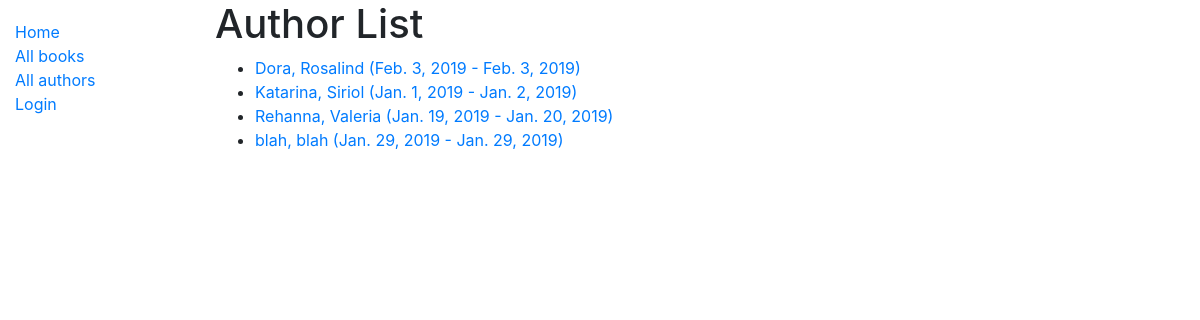
Screenshot of /catalog/authors/ with the database file from the repository.
### catalog/models.py (models this page shows, shortened)
class Author(models.Model):
    first_name = models.CharField(max_length=100)
    last_name = models.CharField(max_length=100)
    date_of_birth = models.DateField(null=True, blank=True)
    date_of_death = models.DateField('Died', null=True, blank=True)
    class Meta:
        ordering = ['last_name', 'first_name']
    def get_absolute_url(self):
        return reverse('author-detail', args=[str(self.id)])

### catalog/views.py (the view)
# urls.py: path('authors/', views.AuthorListView.as_view(), name='authors'),
class AuthorListView(generic.ListView):
    model = Author

### catalog/templates/catalog/author_list.html
{% extends "base_generic.html" %}
{% block content %}
  <h1>Author List</h1>
  {% if author_list %}
  <ul>
    {% for author in author_list %}
      <li>
        <a href="{{ author.get_absolute_url }}"> {{ author.last_name }}, {{ author.first_name }} ({{ author.date_of_birth }} - {{author.date_of_death }})</a>
      </li>
    {% endfor %}
  </ul>
  {% else %}
    <p>There are no authors in the library.</p>
  {% endif %}
{% endblock %}

### catalog/templates/base_generic.html (shortened to what this page needs)
<!DOCTYPE html>
<html lang="en">
<head>
  <link rel="stylesheet" href="https://stackpath.bootstrapcdn.com/bootstrap/4.1.3/css/bootstrap.min.css">
  {% load static %}
  <link rel="stylesheet" href="{% static 'css/styles.css' %}">
</head>
<body>
  <div class="container-fluid">
    <div class="row">
      <div class="col-sm-2">
      {% block sidebar %}
        <ul class="sidebar-nav">
          <li><a href="{% url 'index' %}">Home</a></li>
          <li><a href="{% url 'books' %}">All books</a></li>
          <li><a href="{% url 'authors' %}">All authors</a></li>
    {% if user.is_authenticated %}
     <li>User: {{ user.get_username }}</li>
     <li><a href="{% url 'my-borrowed' %}">My Borrowed</a></li>
     {% if perms.catalog.can_mark_returned %}
     <li><a href="{% url 'all-borrowed'%}">All Borrowed</a></li>
     {% endif %}
     <li><a href="{% url 'logout'%}?next={{request.path}}">Logout</a></li>
   {% else %}
     <li><a href="{% url 'login'%}?next={{request.path}}">Login</a></li>
   {% endif %}
        </ul>
     {% endblock %}
      </div>
      <div class="col-sm-10 ">
          {% block content %}{% endblock %}
          </div>
    </div>
  </div>
</body>
</html>

### catalog/static/css/styles.css (style rules this page uses)
.sidebar-nav { margin-top: 20px; padding: 0; list-style: none; }

### rows the page displays
Author: last_name "Dora", first_name "Rosalind", date_of_birth "Feb. 3, 2019", date_of_death "Feb. 3, 2019"
Author: last_name "Katarina", first_name "Siriol", date_of_birth "Jan. 1, 2019", date_of_death "Jan. 2, 2019"
Author: last_name "Rehanna", first_name "Valeria", date_of_birth "Jan. 19, 2019", date_of_death "Jan. 20, 2019"
Author: last_name "blah", first_name "blah", date_of_birth "Jan. 29, 2019", date_of_death "Jan. 29, 2019"
